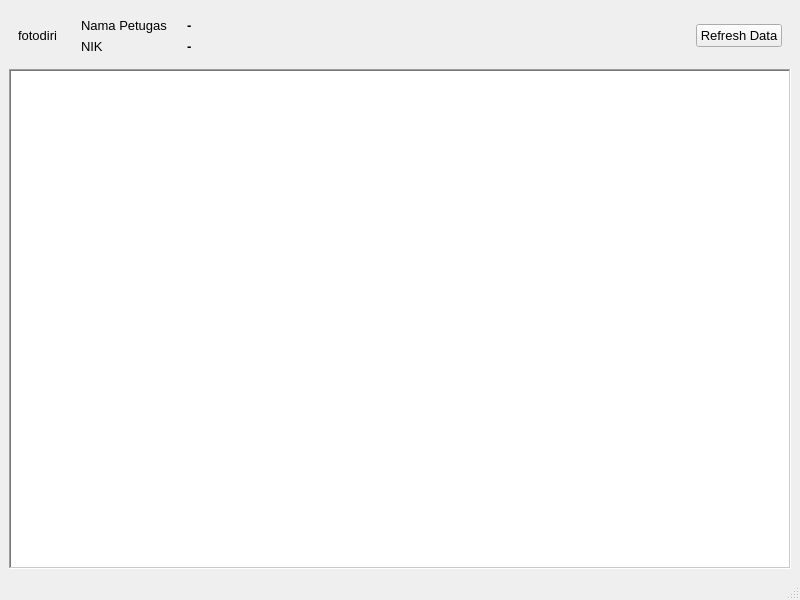
<?xml version="1.0" encoding="UTF-8"?>
<ui version="4.0">
 <class>MainWindow</class>
 <widget class="QMainWindow" name="MainWindow">
  <property name="geometry">
   <rect>
    <x>0</x>
    <y>0</y>
    <width>800</width>
    <height>600</height>
   </rect>
  </property>
  <property name="font">
   <font>
    <pointsize>10</pointsize>
   </font>
  </property>
  <property name="windowTitle">
   <string>Perizinan Santri</string>
  </property>
  <widget class="QWidget" name="centralwidget">
   <layout class="QGridLayout" name="gridLayout_2">
    <item row="0" column="0">
     <widget class="QWidget" name="widget_3" native="true">
      <property name="sizePolicy">
       <sizepolicy hsizetype="Fixed" vsizetype="Fixed">
        <horstretch>0</horstretch>
        <verstretch>0</verstretch>
       </sizepolicy>
      </property>
      <layout class="QGridLayout" name="gridLayout">
       <item row="0" column="0">
        <widget class="QLabel" name="label_fotodiri">
         <property name="text">
          <string>fotodiri</string>
         </property>
        </widget>
       </item>
      </layout>
     </widget>
    </item>
    <item row="0" column="1">
     <widget class="QWidget" name="widget_2" native="true">
      <layout class="QFormLayout" name="formLayout_3">
       <property name="horizontalSpacing">
        <number>20</number>
       </property>
       <item row="0" column="0">
        <widget class="QLabel" name="label">
         <property name="text">
          <string>Nama Petugas</string>
         </property>
        </widget>
       </item>
       <item row="0" column="1">
        <widget class="QLabel" name="label_credential_nama_lengkap">
         <property name="font">
          <font>
           <weight>75</weight>
           <bold>true</bold>
          </font>
         </property>
         <property name="text">
          <string>-</string>
         </property>
        </widget>
       </item>
       <item row="1" column="0">
        <widget class="QLabel" name="label_2">
         <property name="text">
          <string>NIK</string>
         </property>
        </widget>
       </item>
       <item row="1" column="1">
        <widget class="QLabel" name="label_credential_nik">
         <property name="font">
          <font>
           <weight>75</weight>
           <bold>true</bold>
          </font>
         </property>
         <property name="text">
          <string>-</string>
         </property>
        </widget>
       </item>
      </layout>
     </widget>
    </item>
    <item row="0" column="2">
     <widget class="QWidget" name="widget" native="true">
      <property name="sizePolicy">
       <sizepolicy hsizetype="Fixed" vsizetype="Fixed">
        <horstretch>0</horstretch>
        <verstretch>0</verstretch>
       </sizepolicy>
      </property>
      <property name="layoutDirection">
       <enum>Qt::RightToLeft</enum>
      </property>
      <layout class="QFormLayout" name="formLayout">
       <item row="0" column="0">
        <widget class="QPushButton" name="buttonRefresh">
         <property name="layoutDirection">
          <enum>Qt::LeftToRight</enum>
         </property>
         <property name="text">
          <string>Refresh Data</string>
         </property>
         <property name="flat">
          <bool>false</bool>
         </property>
        </widget>
       </item>
      </layout>
     </widget>
    </item>
    <item row="1" column="0" colspan="3">
     <widget class="QTableWidget" name="tablePerizinan">
      <property name="font">
       <font>
        <pointsize>10</pointsize>
       </font>
      </property>
      <property name="statusTip">
       <string notr="true"/>
      </property>
      <property name="whatsThis">
       <string notr="true"/>
      </property>
      <property name="accessibleName">
       <string notr="true"/>
      </property>
      <property name="frameShape">
       <enum>QFrame::WinPanel</enum>
      </property>
      <property name="frameShadow">
       <enum>QFrame::Sunken</enum>
      </property>
      <property name="sizeAdjustPolicy">
       <enum>QAbstractScrollArea::AdjustToContents</enum>
      </property>
      <property name="editTriggers">
       <set>QAbstractItemView::NoEditTriggers</set>
      </property>
      <property name="alternatingRowColors">
       <bool>true</bool>
      </property>
      <property name="selectionBehavior">
       <enum>QAbstractItemView::SelectRows</enum>
      </property>
      <property name="sortingEnabled">
       <bool>true</bool>
      </property>
      <attribute name="horizontalHeaderCascadingSectionResizes">
       <bool>true</bool>
      </attribute>
      <attribute name="horizontalHeaderShowSortIndicator" stdset="0">
       <bool>true</bool>
      </attribute>
      <attribute name="horizontalHeaderStretchLastSection">
       <bool>false</bool>
      </attribute>
      <attribute name="verticalHeaderVisible">
       <bool>false</bool>
      </attribute>
     </widget>
    </item>
   </layout>
  </widget>
  <widget class="QMenuBar" name="menubar">
   <property name="geometry">
    <rect>
     <x>0</x>
     <y>0</y>
     <width>800</width>
     <height>21</height>
    </rect>
   </property>
  </widget>
  <widget class="QStatusBar" name="statusbar">
   <property name="toolTip">
    <string notr="true"/>
   </property>
   <property name="statusTip">
    <string notr="true"/>
   </property>
   <property name="whatsThis">
    <string notr="true"/>
   </property>
   <property name="accessibleName">
    <string notr="true"/>
   </property>
   <property name="styleSheet">
    <string notr="true">color: rgb(0, 85, 255);</string>
   </property>
  </widget>
 </widget>
 <tabstops>
  <tabstop>buttonRefresh</tabstop>
  <tabstop>tablePerizinan</tabstop>
 </tabstops>
 <resources/>
 <connections/>
</ui>
